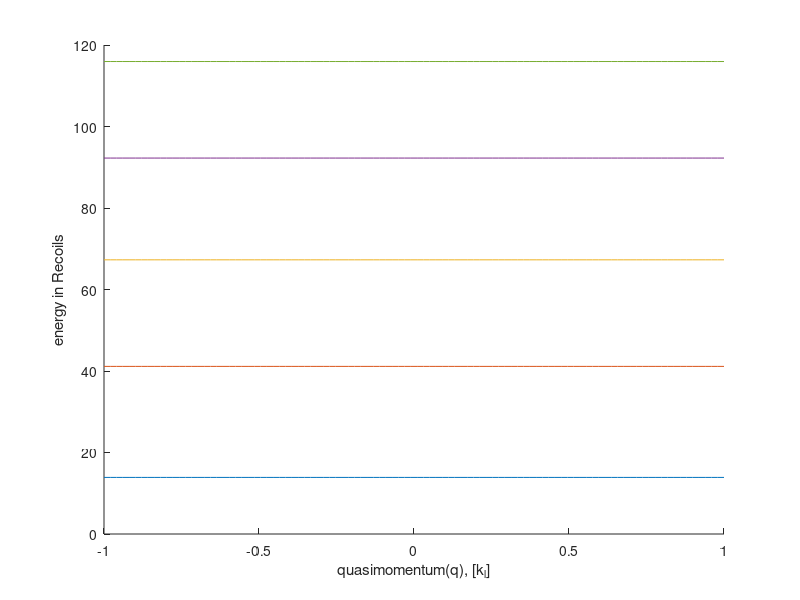

This chart was generated by the following MATLAB code: (Note: this script raises an error after producing the figure.)
%now to do the lattice bands!!


lattice_wavelength = 1.064e-6;%meters
num_band = 5;
lattice_depth = 200; %Er
v_0 = lattice_depth;
max_m = 50;
m_len = max_m*2+1

%here q is the quasimomentum, but perhaps I should get into the habit of
%making this k since I believe that this is the more standard notations
qs = linspace(-1,1,100);
%initialize the matrix
h = zeros(max_m*2+1,max_m*2+1,length(qs));
for ii = 1:m_len
    for jj = 1:m_len
        if ii == jj
            %these are the diagonal terms
            h(ii,jj,:) = (v_0)./2 + (qs+2*(max_m+1-ii)).^2;%here it is actually q/(light wavevector), so brilluoin zone is -1 to 1
        end
        if ii == jj+1 || ii == jj-1
            %the off-diagonal 'coupling' terms. This makes the system
            %non-trivial
            h(ii,jj,:) = (v_0)./4;
        end
    end
end
%initialize the array to store the eigenvalues
eigs = zeros(m_len,length(qs));
for i = 1:length(qs)
    %find the actual band sturucture by compting the energies.
    eigs(:,i) = eig(h(:,:,i));
end
figure;
hold all;
for i = 1:num_band
    %plot the energy vs quasimomentum
    plot(qs,eigs(i,:));
end
xlabel('quasimomentum(q), [k_{l}]')
ylabel('energy in Recoils')

%now we want to be able to plot the bloch functions... We need the
%coefficients of the eigenvector to do this since this is how we get the
%function...

%since we need to do this at a specific quasi-momentum, let us do it at
%zero for now
q_index = 50;
q = qs(q_index)
%to find the bloch functions we actually need the eigenvectors, not just
%the eigenvalues
[weights,eigs] = eig(h(:,:,q_index));
m_vec = -max_m:max_m;
x = linspace(0,20,200);
u = zeros(1,length(x));
for ii = 1:length(x)
    u(ii) = abs(bloch_func(weights(:,1),m_vec,x(ii)));
end
figure;
plot(x,u);

function [u] = bloch_func(weights,m_vec,x)%x is in units of d, the lattice spacing (pi/kl)
u = 0;
    for ii = 1:length(m_vec)
        m = m_vec(ii);
        u = u+weights(ii).*(exp(1i.*.2.*m.*pi.*x));
    end
end



%now to try my way. The above code works

% 
% function eigs = find_eigs(q,max_m,v_0)
% ms = linspace(-max_m,max_m);
% h = zeros(length(ms));
% for ii = 1:length(ms)
%     for jj = 1:length(ms)
%         if ii == jj
%             h(ii,jj) = (v_0)./2 + (q+2*(ms(ii))).^2;%here it is actually q/(lattice constant), so brilluoin zone is -1 to 1
%         end
%         if ii == jj+1 || ii == jj-1
%             h(ii,jj) = (v_0)./4;
%         end
%     end
% end
% eigs = eig(h);
% end

